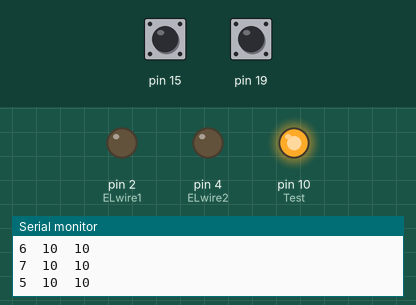
Recording of a sketch running on a simulated Arduino Uno, built with avr-gcc and run on an emulated ATmega328P. On the bench: output pins drawn as LEDs (lit = HIGH), the last lines printed to the serial monitor. The inputs (shaded band) are chosen by the test bench; at power-on: pin 15 HIGH, pin 19 HIGH.

Above: at 1.2 s.
1.3 s: pin 15 pulled LOW for 0.15 s
At 2.6 s:
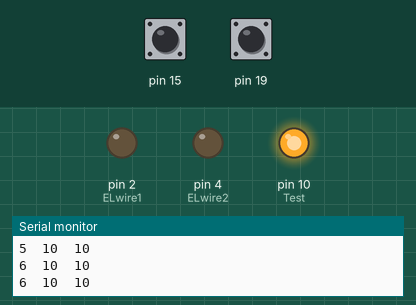
2.9 s: pin 19 pulled LOW for 0.15 s
At 3.03 s:
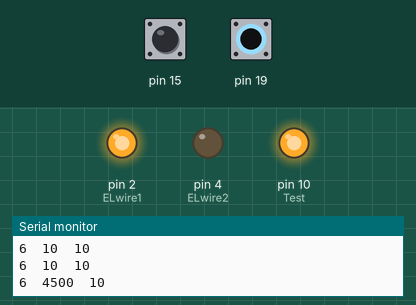
4.5 s: pin 19 pulled LOW for 3.2 s
At 8.9 s:
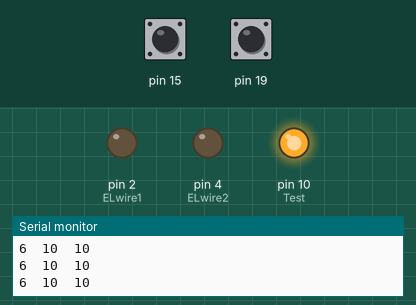
9.2 s: pin 15 pulled LOW for 3.2 s
At 9.9 s:
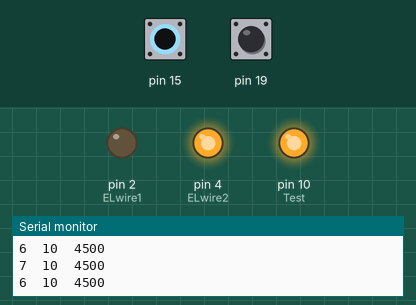
13.9 s: pin 15 driven LOW and pin 19 driven LOW
At 15.3 s:
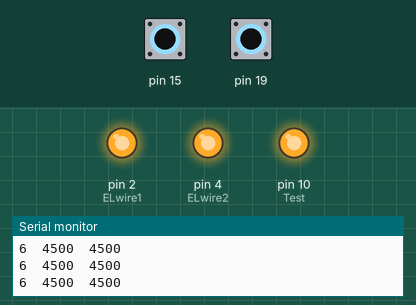
Timing chart, 0 to 16.4 s (numbered marks = the images above; inputs shaded):
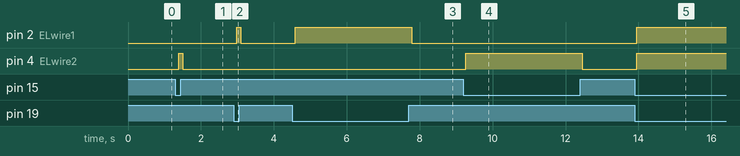

Measured:
- after the input at 1.3 s, pin 4 (ELwire2): LOW → HIGH after 0.09 s, → LOW 0.11 s later
- after the input at 2.9 s, pin 2 (ELwire1): LOW → HIGH after 0.09 s, → LOW 0.11 s later
- after the input at 4.5 s, pin 2 (ELwire1): LOW → HIGH after 0.08 s, → LOW 3.2 s later
- after the input at 9.2 s, pin 4 (ELwire2): LOW → HIGH after 0.07 s, → LOW 3.2 s later
- after the input at 13.9 s, pin 2 (ELwire1), pin 4 (ELwire2): LOW → HIGH after 0.05 s

The sketch:

CapacitiveSensorSketch_Teensy.ino
```cpp
#include <CapacitiveSensor.h>

/*
 * CapitiveSense Library Demo Sketch
 * Paul Badger 2008
 * Uses a high value resistor e.g. 10M between send pin and receive pin
 * Resistor effects sensitivity, experiment with values, 50K - 50M. Larger resistor values yield larger sensor values.
 * Receive pin is the sensor pin - try different amounts of foil/metal on this pin
 */


CapacitiveSensor   cs_4_2 = CapacitiveSensor(17,19);        // 10M resistor between pins 4 & 2, pin 2 is sensor pin, add a wire and or foil if desired
CapacitiveSensor   cs_4_6 = CapacitiveSensor(17,15);        // 10M resistor between pins 4 & 6, pin 6 is sensor pin, add a wire and or foil

const int ELwire1 = 2;
const int ELwire2 = 4;
int Test = 10;

void setup()
{
 // cs_4_2.set_CS_AutocaL_Millis(0xFFFFFFFF);     // turn off autocalibrate on channel 1 - just as an example
   Serial.begin(9600);

   //setup ELwire
   // if Elwire not connected then serial read will be slow
  pinMode(ELwire1, OUTPUT);
  digitalWrite(ELwire1, LOW);
  pinMode(ELwire2, OUTPUT);
  digitalWrite(ELwire2, LOW);
  pinMode(Test, OUTPUT);
  digitalWrite(Test, HIGH);
}

void loop()
{
    long start = millis();
    long total1 =  cs_4_2.capacitiveSensor(30);
    long total2 =  cs_4_6.capacitiveSensor(30);


    Serial.print(millis() - start);        // check on performance in milliseconds
    Serial.print("\t");                    // tab character for debug windown spacing

    Serial.print(total1);                  // print sensor output 1
    Serial.print("\t");
    Serial.print(total2);                  // print sensor output 2
    Serial.println("\t");
   //Serial.print("\n");


    if(total1 < 200) {
      digitalWrite(ELwire1, LOW);
    } else {
      digitalWrite(ELwire1, HIGH);
//      delay(1000);
//      digitalWrite(ELwire1,LOW);
//      delay(2000);
    }

    if(total2 < 500) {
      digitalWrite(ELwire2, LOW);
    } else {
      digitalWrite(ELwire2, HIGH);
//      delay(1000);
//      digitalWrite(ELwire2,LOW);
//      delay(2000);
    }

    delay(100);                             // arbitrary delay to limit data to serial port
}
```
